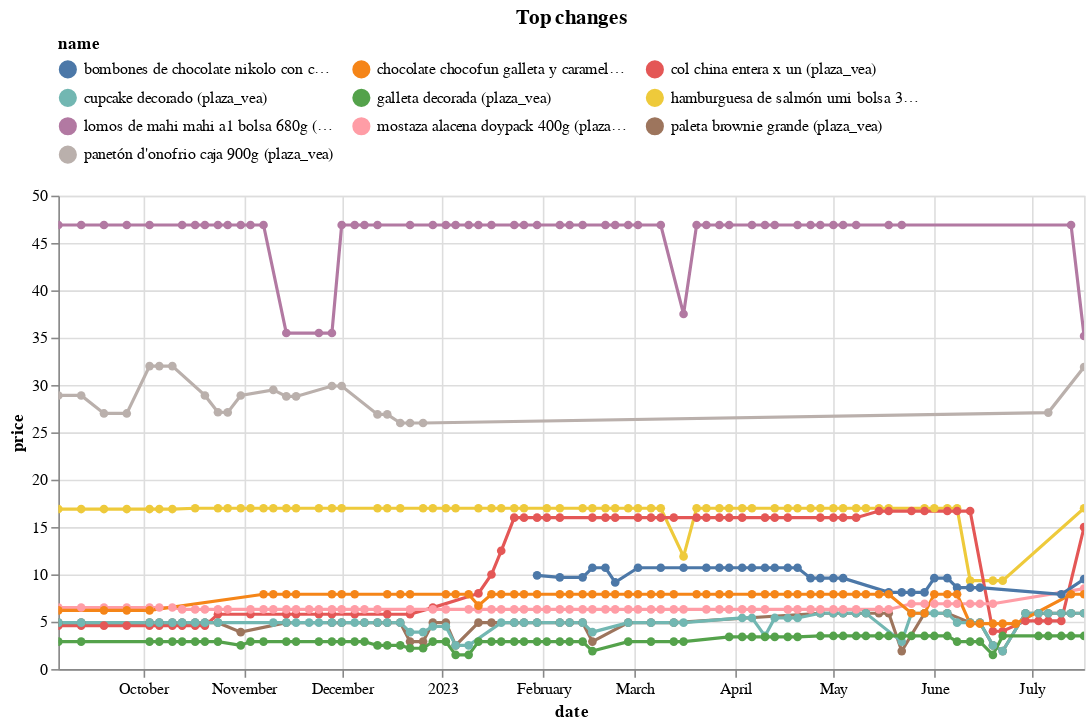

This figure's notebook cell:
### Code cell
top_changes.head(10).pipe(plot_changes, 'Top changes')

### Figure 1 — Vega-Lite specification as saved in the notebook (floating-point values rounded to 4 significant figures; data arrays with more than 128 entries replaced by an {"elided": "..."} marker saying what was removed)
{"config": {"view": {"continuousWidth": 300, "continuousHeight": 300}, "legend": {"columns": 3, "orient": "top"}}, "data": {"name": "data-6b3d53911b2e31c8bff9c56430f56e4b"}, "mark": {"type": "line", "point": true}, "encoding": {"color": {"field": "name", "scale": {"domain": ["bombones de chocolate nikolo con cereal y maní caja 73g (plaza_vea)", "chocolate chocofun galleta y caramelo bolsa 210g (plaza_vea)", "col china entera x un (plaza_vea)", "cupcake decorado (plaza_vea)", "galleta decorada (plaza_vea)", "hamburguesa de salmón umi bolsa 360g (plaza_vea)", "lomos de mahi mahi a1 bolsa 680g (plaza_vea)", "mostaza alacena doypack 400g (plaza_vea)", "paleta brownie grande (plaza_vea)", "panetón d'onofrio caja 900g (plaza_vea)"]}, "type": "nominal"}, "tooltip": [{"field": "name", "type": "nominal"}, {"field": "price", "type": "quantitative"}, {"field": "last_price", "type": "quantitative"}], "x": {"field": "date", "type": "temporal"}, "y": {"field": "price", "type": "quantitative"}}, "params": [{"name": "param_1", "select": {"type": "point", "fields": ["name"]}, "bind": "legend"}, {"name": "param_2", "select": {"type": "interval", "encodings": ["x", "y"]}, "bind": "scales"}], "title": "Top changes", "transform": [{"filter": {"param": "param_1"}}], "width": 650, "$schema": "https://vega.github.io/schema/vega-lite/v5.8.0.json", "datasets": {"data-6b3d53911b2e31c8bff9c56430f56e4b": {"elided": "566 records"}}}
